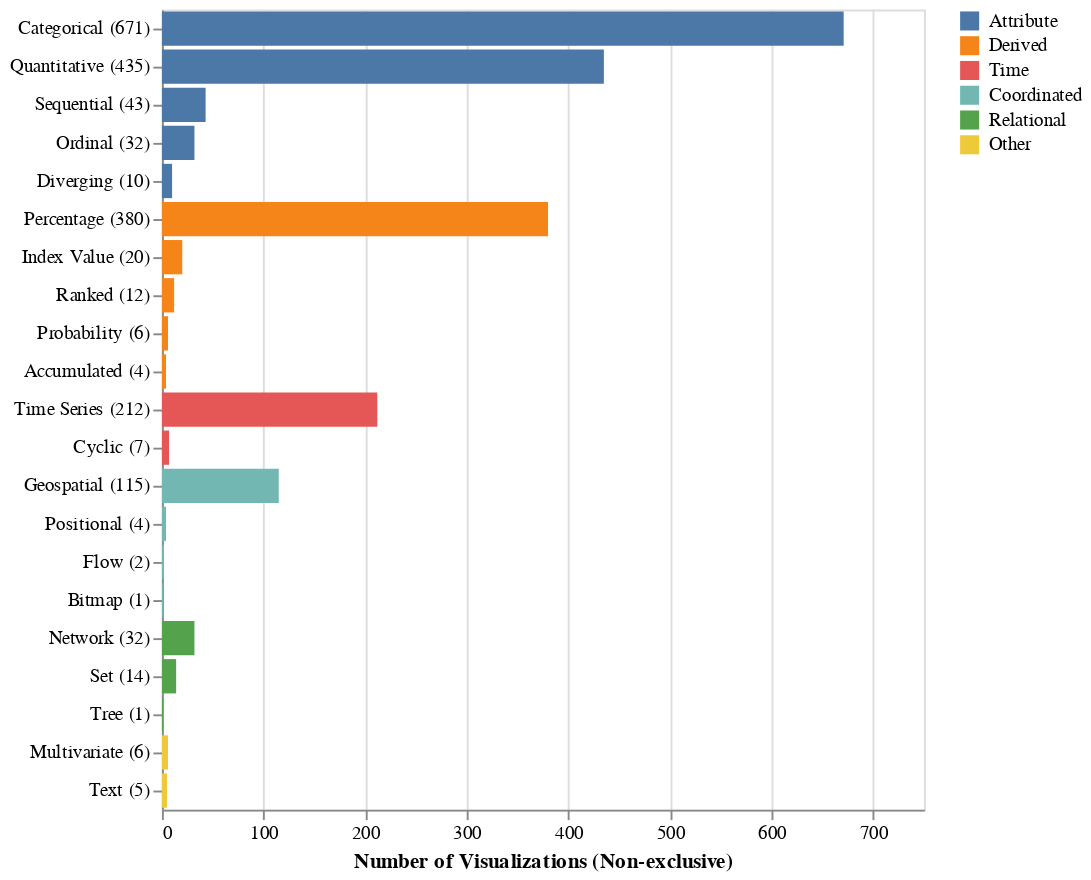

Source (notebook cell):
### Code cell
datatypes_chart = alt.Chart(df_datatypes).mark_bar().encode(
    x=alt.X(field='count', type='quantitative', title='Number of Visualizations (Non-exclusive)', scale=alt.Scale(domain=[0, 750])),
    y=alt.Y(field='namecount', type='nominal', sort=list(df_datatypes['name']), title=None),
    color=alt.Color(field='subcategory', type='nominal', legend=alt.Legend(title=None), sort=subcat_order)
)
datatypes_chart

### Figure 1 — Vega-Lite specification as saved in the notebook (floating-point values rounded to 4 significant figures)
{"config": {"view": {"continuousWidth": 400, "continuousHeight": 300}}, "data": {"name": "data-ee0b8606b7656528f51917892745803e"}, "mark": "bar", "encoding": {"color": {"type": "nominal", "field": "subcategory", "legend": {"title": null}, "sort": ["Attribute", "Derived", "Time", "Coordinated", "Relational", "Other"]}, "x": {"type": "quantitative", "field": "count", "scale": {"domain": [0, 750]}, "title": "Number of Visualizations (Non-exclusive)"}, "y": {"type": "nominal", "field": "namecount", "sort": ["Categorical", "Quantitative", "Sequential", "Ordinal", "Diverging", "Percentage", "Index Value", "Ranked", "Probability", "Accumulated", "Time Series", "Cyclic", "Geospatial", "Positional", "Flow", "Bitmap", "Network", "Set", "Tree", "Multivariate", "Text"], "title": null}}, "$schema": "https://vega.github.io/schema/vega-lite/v4.8.1.json", "datasets": {"data-ee0b8606b7656528f51917892745803e": [{"subcategory": "Attribute", "tag": "data:categorical", "name": "Categorical", "count": 671, "namecount": "Categorical (671)"}, {"subcategory": "Attribute", "tag": "data:quantitative", "name": "Quantitative", "count": 435, "namecount": "Quantitative (435)"}, {"subcategory": "Attribute", "tag": "data:sequential", "name": "Sequential", "count": 43, "namecount": "Sequential (43)"}, {"subcategory": "Attribute", "tag": "data:ordinal", "name": "Ordinal", "count": 32, "namecount": "Ordinal (32)"}, {"subcategory": "Attribute", "tag": "data:diverging", "name": "Diverging", "count": 10, "namecount": "Diverging (10)"}, {"subcategory": "Derived", "tag": "data:percentage", "name": "Percentage", "count": 380, "namecount": "Percentage (380)"}, {"subcategory": "Derived", "tag": "data:indexvalue", "name": "Index Value", "count": 20, "namecount": "Index Value (20)"}, {"subcategory": "Derived", "tag": "data:ranking", "name": "Ranked", "count": 12, "namecount": "Ranked (12)"}, {"subcategory": "Derived", "tag": "data:probability", "name": "Probability", "count": 6, "namecount": "Probability (6)"}, {"subcategory": "Derived", "tag": "data:accumulated", "name": "Accumulated", "count": 4, "namecount": "Accumulated (4)"}, {"subcategory": "Time", "tag": "data:timeseries", "name": "Time Series", "count": 212, "namecount": "Time Series (212)"}, {"subcategory": "Time", "tag": "data:cyclic", "name": "Cyclic", "count": 7, "namecount": "Cyclic (7)"}, {"subcategory": "Coordinated", "tag": "data:geospatial", "name": "Geospatial", "count": 115, "namecount": "Geospatial (115)"}, {"subcategory": "Coordinated", "tag": "data:positional", "name": "Positional", "count": 4, "namecount": "Positional (4)"}, {"subcategory": "Coordinated", "tag": "data:flow", "name": "Flow", "count": 2, "namecount": "Flow (2)"}, {"subcategory": "Coordinated", "tag": "data:bitmap", "name": "Bitmap", "count": 1, "namecount": "Bitmap (1)"}, {"subcategory": "Relational", "tag": "data:network", "name": "Network", "count": 32, "namecount": "Network (32)"}, {"subcategory": "Relational", "tag": "data:set", "name": "Set", "count": 14, "namecount": "Set (14)"}, {"subcategory": "Relational", "tag": "data:tree", "name": "Tree", "count": 1, "namecount": "Tree (1)"}, {"subcategory": "Other", "tag": "data:multivariate", "name": "Multivariate", "count": 6, "namecount": "Multivariate (6)"}, {"subcategory": "Other", "tag": "data:text", "name": "Text", "count": 5, "namecount": "Text (5)"}]}}
